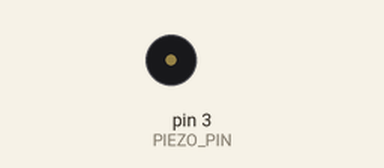
The sketch below on a simulated Arduino Uno, built with avr-gcc and run on an emulated ATmega328P. Shown: buzzer (waves = sounding).

Above: at 0.1 s.
Timing chart, 0 to 1.6 s (numbered marks = the images above):
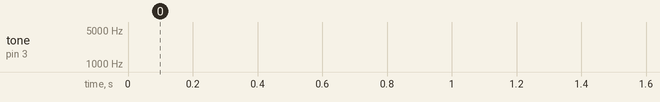

The sketch:

hands-on-10-math.ino
```cpp
/*
 * UNIVERSIDADE FEDERAL DO AMAZONAS - UFAM
 * INSTITUTO DE COMPUTAÇÃO - ICOMP
 * CURSO INTRODUÇÃO AO ARDUINO
 * MARCOS A. P. DE LIMA
 * MARCOS.LIMA@ICOMP.UFAM.EDU.BR
 * JUN, 2022
 */
#define PIEZO_PIN 3
float sinVal;
int toneVal;

void setup() {
  pinMode(PIEZO_PIN, OUTPUT);
  Serial.begin(9600);
}

void loop() {
  for (byte x = 0; x < 180; x++) {
    // converte o angulo para radiano e calcula o valor do seno
    sinVal = sin(x * (3.1412 / 180));
    // gera um valor de frequência para o valor do seno
    toneVal = 2000 + int(sinVal * 1000);
    tone(PIEZO_PIN, toneVal);
    delay(2);
  }
}
```
